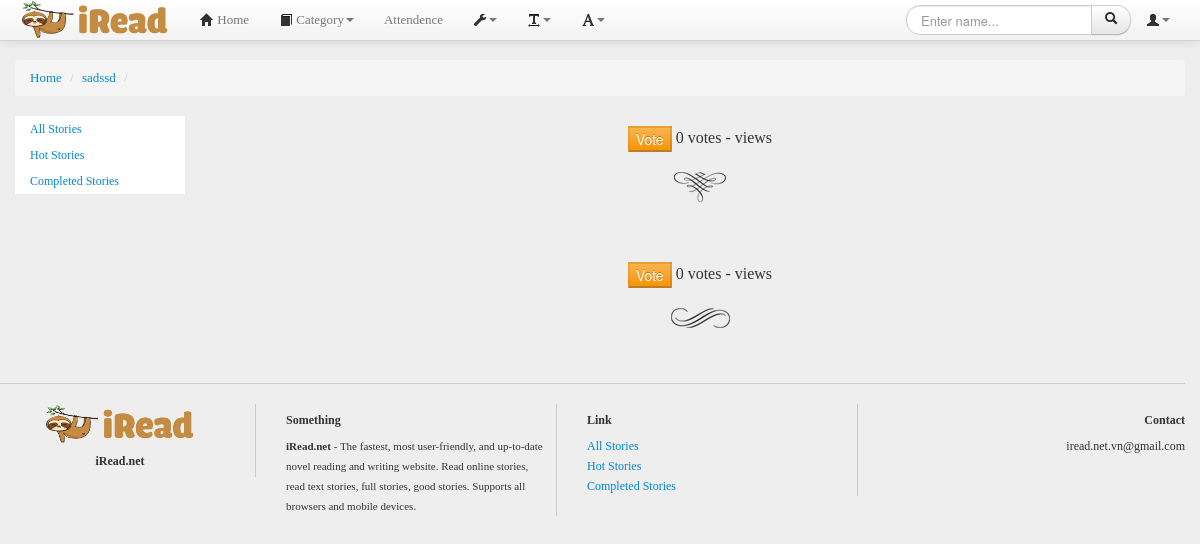
Page /readstory.php (signed in) on the earlier database version.
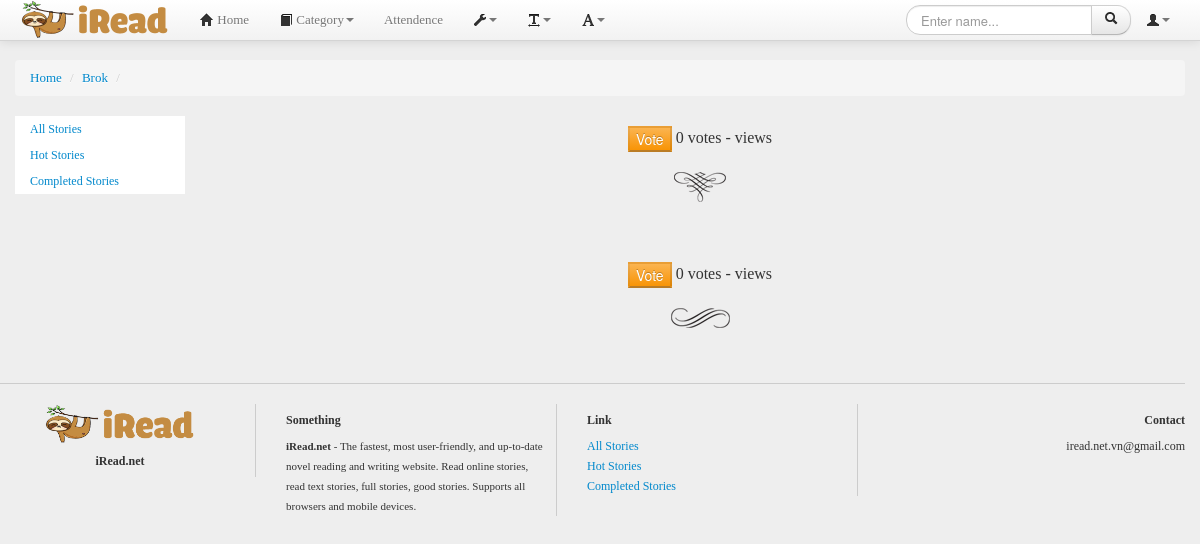
Same page on the later database version.
### tables this page shows
CREATE TABLE `member` (
  `memberID` int(10) NOT NULL,
  `fullName` varchar(255) NOT NULL,
  `dob` date DEFAULT NULL,
  `phoneNumber` varchar(15) DEFAULT NULL,
  `username` varchar(50) NOT NULL,
  `wallet` int(11) NOT NULL DEFAULT 0,
  `image` varchar(255) NOT NULL DEFAULT 'default avt.jpg'
);

### db.php (called while the page is built, shortened)
<?php
	$hostname='localhost';
	$username='root';
	$password='';
	$dbname='final_project';
	$port=3306;
	function query($sql)
	{
		global $hostname;
		global $username;
		global $password;
		global $dbname;
		global $port;
		$conn = new mysqli($hostname, $username, $password, $dbname, $port);
		$result = $conn->query($sql);
		$rows = mysqli_fetch_all($result);
		return $rows;
	}
	function decryptString($string)
	{
		$string = str_replace('!1$#5', '"', $string);
		$string = str_replace("^-&~5", "'", $string);
		return($string);
	}
?>

### readstory.php (the view, shortened to what this page needs)
<!DOCTYPE html>
<html lang="vi">
<head>
<link href="css/bootstrap-modal.css" rel="stylesheet">
<link href="css/bootstrap.min.css" rel="stylesheet">
<link href="css/bootstrap-responsive.css" rel="stylesheet">
<link href="css/yamm.css" rel="stylesheet">
<link href="css/style.css" rel="stylesheet">
<link href="css/chosen.css" rel="stylesheet">
</head>
<?php
	require_once("./db.php");
?>
<?php
	require_once("./headers/readstory_header.php");
?>
<div class="tbpopup" id="tbpopup-1">
<div class="container">
	<div class="row">
		<div class="span12">
			<ul class="breadcrumb">
				<li>
					<div itemscope>
						<a href="home.php" itemprop="url"><span itemprop="title">Home</span></a>
						<span class="divider">/</span>
					</div>
				</li>
				<li >
					<div itemscope>
						<a href="storydetail.php?storyID=<?=$storyID?>" itemprop="url"><span itemprop="title"><?=decryptString($row1[0][1])?></span></a>
						<span class="divider">/</span>
					</div>
				</li>
			</ul>
			<div class="row wrapper">
			<?php
				require_once("./lefts/common_left.php");
			?>
				<div class="span10">
					<div id="noidungtruyen">
						<div style="text-align: center; font-size: 16px;">
						<?php
							$is_vote = 0;
							$sql7 = "SELECT * FROM vote WHERE chapterID='" .$chapterID . "'";
							if(querynull($sql7)!=null){
								$row7 = query($sql7);
								$vote = count($row7);
							}else{
								$is_vote = 0;
							}
							if($is_vote == 0){
						?>
								<form method="post" action="chaptervote.php">
									<button type="submit" name="vote_submit" class="btn-warning">Vote</button> <?=$vote?> votes -
									<span itemprop="votes"><?=$view1?> views</span>
								</form>
						<?php
							}
						?>
						</div>
						<hr class="start-chap">
					</div>
					<div class="chapfoot" style=" width:100%; float:left; ">
					<div style="text-align: center; font-size: 16px">
						<?php
							$is_vote = 0;
							$sql7 = "SELECT * FROM vote WHERE chapterID='" .$chapterID . "'";
							if(querynull($sql7)!=null){
								$row7 = query($sql7);
								$vote = count($row7);
							}else{
								$is_vote = 0;
							}
							if($is_vote == 0){
						?>
								<form method="post" action="chaptervote.php">
									<button type="submit" name="vote_submit" class="btn-warning">Vote</button> <?=$vote?> votes -
									<span itemprop="votes"><?=$view1?> views</span>
								</form>
						<?php
							}
						?>
					</div>
					<hr class="end-chap">
				</div>
			</div>
		<?php
			require_once("./footer.php");
		?>
	</div>
</div>
</body>
</html>

Differences in the rows shown:
removed member: fullName "sadssd"
now on this page (row edited): member: fullName "Brok"
